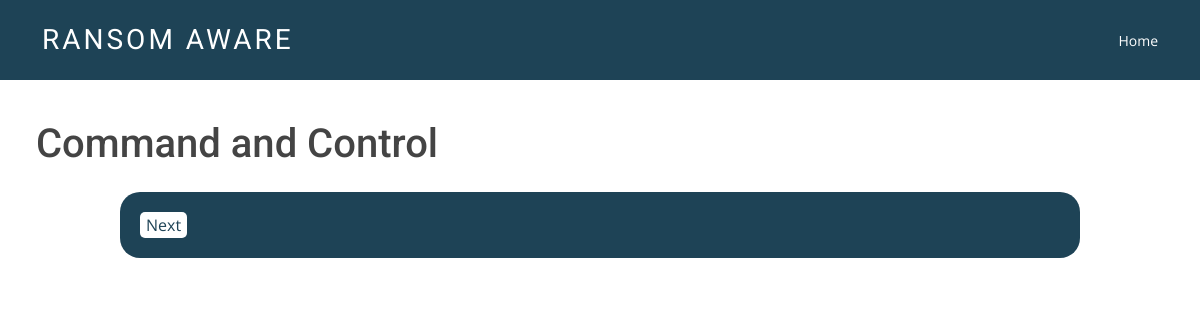
/q3/, run on an earlier commit of the app's database.
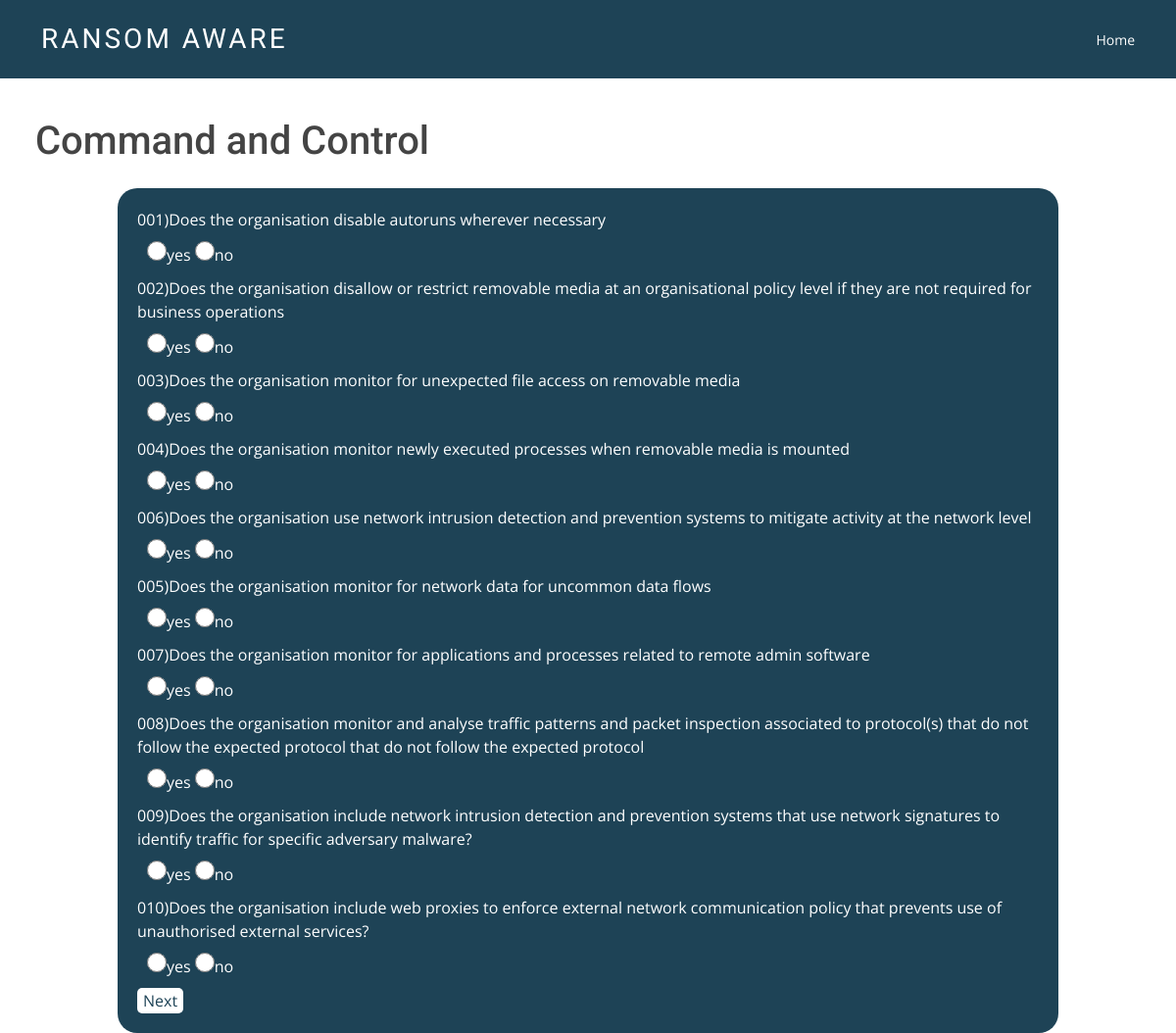
And on a later commit of the database.
### initial_access/models.py (models this page shows, shortened)
class commandcontrol(models.Model):
    question_id = models.CharField(max_length=200)
    question=models.TextField(blank=True)
    option_A=models.CharField(max_length=200,default='yes')
    option_B=models.CharField(max_length=200,default='no')
    keywords=models.TextField(blank=True)

### initial_access/views.py (the view)
# urls.py: path('q3/', views.quiz3, name='commandcontrol'),
def quiz3(request):
    qu = commandcontrol.objects.all()
    return render(request,'initial_access/cac.html',{
        'qu': qu,
    })

### initial_access/templates/initial_access/cac.html (shortened to what this page needs)
{% extends 'initial_access/base.html' %}
{% load static %}
{% block content %}
<h1>Command and Control</h1>
<form class="form-container" method="post" action="/result_init/">
    <div class="qblock">
        {% for q in qu %}
        <div class="question">{{q.question_id}}){{q.question}}</div>
        <div class="option">
            <input type="radio" name="{{q.question}}" value="option_A">{{q.option_A}}</input>
            <input type="radio" name="{{q.question}}" value="option_B">{{q.option_B}}</input>
        </div>
        {% endfor %}
        <div><button type="submit">Next</button></div>
    </div>
</form>
{% endblock %}

What changed in the data, as far as the page shows it:
added commandcontrol: question_id "001", question "Does the organisation disable autoruns wherever necessary", option_A "yes", option_B "no"
added commandcontrol: question_id "002", question "Does the organisation disallow or restrict removable media at an organisational policy level if they are not required for business operations", option_A "yes", option_B "no"
added commandcontrol: question_id "003", question "Does the organisation monitor for unexpected file access on removable media", option_A "yes", option_B "no"
added commandcontrol: question_id "004", question "Does the organisation monitor newly executed processes when removable media is mounted", option_A "yes", option_B "no"
added commandcontrol: question_id "006", question "Does the organisation use network intrusion detection and prevention systems to mitigate activity at the network level", option_A "yes", option_B "no"
added commandcontrol: question_id "005", question "Does the organisation monitor for network data for uncommon data flows", option_A "yes", option_B "no"
added commandcontrol: question_id "007", question "Does the organisation monitor for applications and processes related to remote admin software", option_A "yes", option_B "no"
added commandcontrol: question_id "008", question "Does the organisation monitor and analyse traffic patterns and packet inspection associated to protocol(s) that do not follow the expected protocol that do not follow the expected protocol", option_A "yes", option_B "no"
added commandcontrol: question_id "009", question "Does the organisation include network intrusion detection and prevention systems that use network signatures to identify traffic for specific adversary malware?", option_A "yes", option_B "no"
added commandcontrol: question_id "010", question "Does the organisation include web proxies to enforce external network communication policy that prevents use of unauthorised external services?", option_A "yes", option_B "no"
